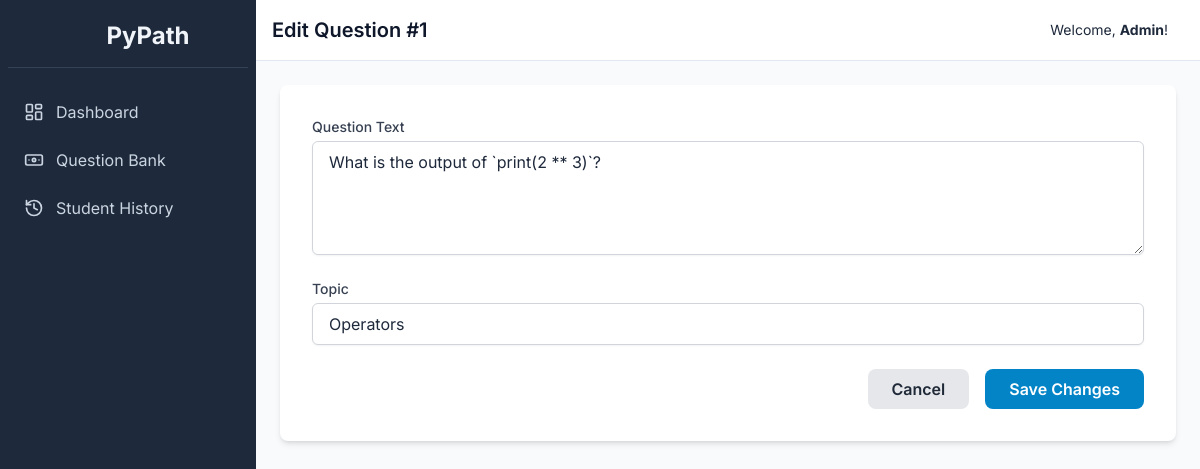
Page /admin/questions/edit/1 (signed in) on the committed database.
### tables this page shows
CREATE TABLE questions (
    id INTEGER PRIMARY KEY AUTOINCREMENT,
    question_text TEXT NOT NULL,
    question_type TEXT NOT NULL DEFAULT 'multiple_choice',
    topic TEXT NOT NULL,
    option_a TEXT,
    option_b TEXT,
    option_c TEXT,
    option_d TEXT,
    correct_answer TEXT,
    correct_code_output TEXT
);

### app.py (the view)
@app.route('/admin/questions/edit/<int:id>', methods=['GET', 'POST'])
def edit_question(id):
    if not is_admin(): return redirect(url_for('login'))
    conn = get_db_connection()
    if request.method == 'POST':
        text, topic = request.form['question_text'], request.form['topic']
        conn.execute('UPDATE questions SET question_text = ?, topic = ? WHERE id = ?', (text, topic, id))
        conn.commit()
        flash('Question updated successfully!', 'success')
        return redirect(url_for('admin_questions'))
    question = conn.execute('SELECT * FROM questions WHERE id = ?', (id,)).fetchone()
    conn.close()
    return render_template('admin/edit_question.html', question=question)

### app.py (called while the page is built)
def get_db_connection():
    conn = sqlite3.connect('pypath.db', check_same_thread=False, detect_types=sqlite3.PARSE_DECLTYPES | sqlite3.PARSE_COLNAMES)
    conn.row_factory = sqlite3.Row
    return conn

def is_admin():
    return session.get('is_admin', False)

### templates/admin/edit_question.html (shortened to what this page needs)
{% extends "layout.html" %}
{% block header %}Edit Question #{{ question.id }}{% endblock %}
{% block content %}
<div class="max-w-4xl mx-auto bg-white p-8 rounded-lg shadow-md">
    <form method="POST" action="{{ url_for('edit_question', id=question.id) }}" class="space-y-6">
        <div>
            <label for="question_text" class="block text-sm font-medium text-gray-700">Question Text</label>
            <textarea id="question_text" name="question_text" rows="4" required class="mt-1 block w-full px-4 py-2 border border-gray-300 rounded-md shadow-sm focus:ring-sky-500 focus:border-sky-500">{{ question.question_text }}</textarea>
        </div>
        <div>
            <label for="topic" class="block text-sm font-medium text-gray-700">Topic</label>
            <input type="text" id="topic" name="topic" value="{{ question.topic }}" required class="mt-1 block w-full px-4 py-2 border border-gray-300 rounded-md shadow-sm focus:ring-sky-500 focus:border-sky-500">
        </div>
        <div class="flex justify-end space-x-4">
            <a href="{{ url_for('admin_questions') }}" class="bg-gray-200 text-gray-800 font-semibold py-2 px-6 rounded-lg hover:bg-gray-300">
                Cancel
            </a>
            <button type="submit" class="bg-sky-600 text-white font-semibold py-2 px-6 rounded-lg hover:bg-sky-700">
                Save Changes
            </button>
        </div>
    </form>
</div>
{% endblock %}

### templates/layout.html (style rules this page uses)
body { font-family: 'Inter', sans-serif; }

### rows in the picture
questions: id "1", question_text "What is the output of `print(2 ** 3)`?", topic "Operators"

### other values in the picture
{{ session.first_name or session.username }} "Admin"
